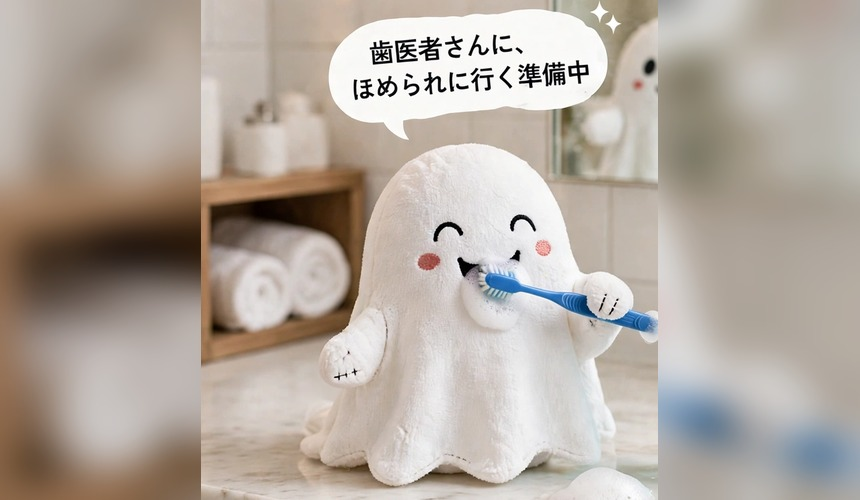
#> input picture assets/photos/20261028-1933-night.jpg, 860 x 500 px
$ python -i apply_photo.py   (imports and definitions only)
#> lines starting #> are read from the running program, lines starting #| are printed output that depends on the picture
#!/usr/bin/env python3
"""マスターがMUSEで作った画像を、夜の商品投稿の画像に入れる（ルイが訂正してから投稿する用）。
使い方: python3 tools/apply_photo.py queue/<id>.json <画像1> [<画像2>] [ひと言]
- 画像を2枚渡すと2枚投稿（1枚目と2枚目で別の女性。同じ人に見えたら使わない）
- 投稿画像まるごと（縦長）なら、場面の部分だけを切り出して使う
- 場面の写真（横長など）なら、場面の枠に合わせて切り抜く
- 【PR】表記・商品名・価格・「実際の商品とは異なります」は、ルイの正しい情報で入れ直す
- 結果は assets/photos/<id>.jpg と images/<id>.png。queue の photo を書きかえる"""
import json, os, sys
from PIL import Image

ROOT = os.path.join(os.path.dirname(os.path.abspath(__file__)), '..')
PW, PH = 1080, 900  # レイ風：写真が主役（上の約3分の2）


def panel(src):
    im = Image.open(src).convert('RGB')
#> im is the input picture: PIL image 860x500 RGB; mean R, G, B 179.5, 169.7, 160.6
    w, h = im.size
#> w = 860; h = 500
    if h / w > 1.1:  # 縦長の写真はそのまま画面いっぱいに使う
        im.thumbnail((1080, 1350 * 2))
        return im
    r = PW / PH
    if w / h > r:
        nw = int(h * r); im = im.crop(((w - nw) // 2, 0, (w - nw) // 2 + nw, h))
#> after `nw = int(h * r)`: nw = 600
#> after `im = im.crop(((w - nw) // 2, 0, (w - nw) // 2 + nw, h))`:
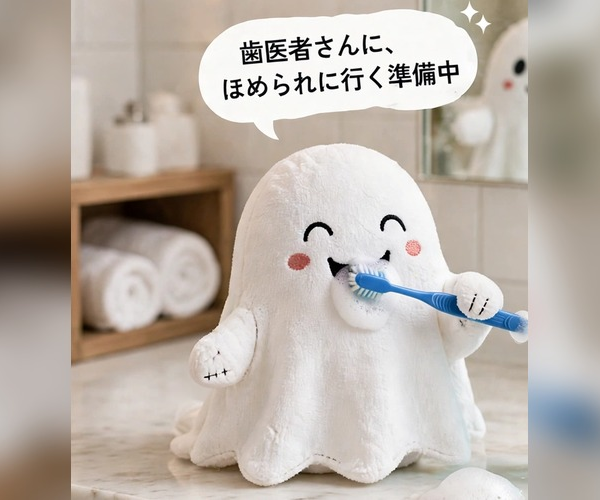
#> im: PIL image 600x500 RGB; mean R, G, B 186.6, 177.4, 168.8
    else:
        nh = int(w / r); im = im.crop((0, (h - nh) // 2, w, (h - nh) // 2 + nh))
    return im.resize((PW, PH), Image.LANCZOS)


def main():
    qp, src = sys.argv[1], sys.argv[2]
    q = json.load(open(qp, encoding='utf-8'))
    os.makedirs(os.path.join(ROOT, 'assets', 'photos'), exist_ok=True)
    rel = f"assets/photos/{q['id']}.jpg"
    panel(src).save(os.path.join(ROOT, rel), quality=92)
    q['photo'] = rel
    q.pop('hold', None)
    from datetime import datetime, timezone, timedelta
    q['released'] = datetime.now(timezone(timedelta(hours=9))).isoformat(timespec='minutes')
    rest = sys.argv[3:]
    if rest and os.path.isfile(rest[0]):
        rel2 = f"assets/photos/{q['id']}_2.jpg"
        panel(rest.pop(0)).save(os.path.join(ROOT, rel2), quality=92)
        q['photo2'] = rel2
    if rest:
        q['photo_line'] = rest[0]
    # 11/12 マスター指示：画像には必ずキャッチコピーを入れる。無ければ入れずに止める
    it0 = q['items'][0] if q.get('items') else {}
    if not (q.get('photo_line') or it0.get('hook')):
        sys.exit('キャッチコピーがありません。apply_photo.py の最後にひと言（キャッチコピー）を渡してください')
    if q.get('photo2') and not (it0.get('quip') or it0.get('points')):
        sys.exit('2枚目のキャッチコピー（quip か points）がありません')
    json.dump(q, open(qp, 'w', encoding='utf-8'), ensure_ascii=False, indent=1)
    sys.path.insert(0, os.path.dirname(os.path.abspath(__file__)))
    import render
    out = os.path.join(ROOT, 'images', q['id'] + '.png')
    render.render_scene(q, out)
    print(out)
    if q.get('photo2'):
        out2 = os.path.join(ROOT, 'images', q['id'] + '_2.png')
        render.render_scene(render.second(q), out2)
        print(out2)


# [2 lines not run here, left out]

>>> result = panel('../../../../assets/photos/20261028-1933-night.jpg')
